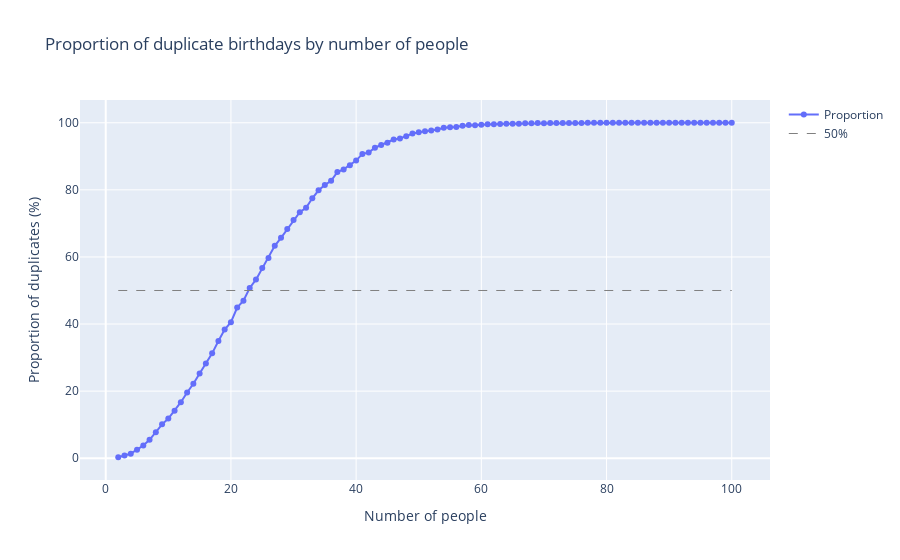

Notebook code for this chart:
### Markdown cell above
Now we have the simulation results, run the next block of code to plot and visualise the results...

### Code cell
# Import the plotly graphing library


# Create plotting figure
fig = go.Figure()

# Add line plot of proportions
fig.add_trace(
    go.Scatter(
        x=[*range(2,101)], 
        y=[*map(lambda x: x*100, simulation_results)],
        mode='lines+markers',
        name='Proportion',
        )
    )

# Add a dashed marker highlighted the 50% mark.
fig.add_trace(
    go.Scatter(
        x=[*range(2,101)],
        y=[50]*99,
        line=dict(color='grey', width=1, dash='dash'),
        name='50%'
    )
)

# Update chart layout
fig.update_layout(
    title='Proportion of duplicate birthdays by number of people',
    xaxis_title='Number of people',
    yaxis_title='Proportion of duplicates (%)'
)

# Display chart
fig.show()

### Figure 1 — Plotly figure (JSON) as saved in the notebook; plotly's stock layout.template omitted (floating-point values rounded to 4 significant figures)
{"data": [{"mode": "lines+markers", "name": "Proportion", "type": "scatter", "x": [2, 3, 4, 5, 6, 7, 8, 9, 10, 11, 12, 13, 14, 15, 16, 17, 18, 19, 20, 21, 22, 23, 24, 25, 26, 27, 28, 29, 30, 31, 32, 33, 34, 35, 36, 37, 38, 39, 40, 41, 42, 43, 44, 45, 46, 47, 48, 49, 50, 51, 52, 53, 54, 55, 56, 57, 58, 59, 60, 61, 62, 63, 64, 65, 66, 67, 68, 69, 70, 71, 72, 73, 74, 75, 76, 77, 78, 79, 80, 81, 82, 83, 84, 85, 86, 87, 88, 89, 90, 91, 92, 93, 94, 95, 96, 97, 98, 99, 100], "y": [0.29, 0.78, 1.36, 2.54, 3.79, 5.48, 7.72, 10.09, 11.81, 14.18, 16.7, 19.58, 22.19, 25.24, 28.23, 31.26, 34.94, 38.37, 40.54, 44.91, 46.93, 50.75, 53.24, 56.67, 59.69, 63.31, 65.7, 68.31, 70.98, 73.34, 74.66, 77.48, 79.87, 81.44, 82.71, 85.3, 86.1, 87.3, 88.73, 90.72, 91.1, 92.56, 93.4, 94.05, 95, 95.33, 95.97, 96.76, 97.15, 97.43, 97.67, 98, 98.53, 98.64, 98.72, 99.11, 99.3, 99.28, 99.38, 99.54, 99.54, 99.66, 99.71, 99.73, 99.73, 99.83, 99.88, 99.92, 99.86, 99.93, 99.96, 99.93, 99.95, 99.94, 99.96, 99.99, 100, 99.97, 100, 100, 100, 100, 100, 100, 99.99, 100, 100, 100, 100, 100, 100, 100, 100, 100, 100, 100, 100, 100, 100]}, {"line": {"color": "grey", "dash": "dash", "width": 1}, "name": "50%", "type": "scatter", "x": [2, 3, 4, 5, 6, 7, 8, 9, 10, 11, 12, 13, 14, 15, 16, 17, 18, 19, 20, 21, 22, 23, 24, 25, 26, 27, 28, 29, 30, 31, 32, 33, 34, 35, 36, 37, 38, 39, 40, 41, 42, 43, 44, 45, 46, 47, 48, 49, 50, 51, 52, 53, 54, 55, 56, 57, 58, 59, 60, 61, 62, 63, 64, 65, 66, 67, 68, 69, 70, 71, 72, 73, 74, 75, 76, 77, 78, 79, 80, 81, 82, 83, 84, 85, 86, 87, 88, 89, 90, 91, 92, 93, 94, 95, 96, 97, 98, 99, 100], "y": [50, 50, 50, 50, 50, 50, 50, 50, 50, 50, 50, 50, 50, 50, 50, 50, 50, 50, 50, 50, 50, 50, 50, 50, 50, 50, 50, 50, 50, 50, 50, 50, 50, 50, 50, 50, 50, 50, 50, 50, 50, 50, 50, 50, 50, 50, 50, 50, 50, 50, 50, 50, 50, 50, 50, 50, 50, 50, 50, 50, 50, 50, 50, 50, 50, 50, 50, 50, 50, 50, 50, 50, 50, 50, 50, 50, 50, 50, 50, 50, 50, 50, 50, 50, 50, 50, 50, 50, 50, 50, 50, 50, 50, 50, 50, 50, 50, 50, 50]}], "layout": {"title": {"text": "Proportion of duplicate birthdays by number of people"}, "xaxis": {"title": {"text": "Number of people"}}, "yaxis": {"title": {"text": "Proportion of duplicates (%)"}}}}
